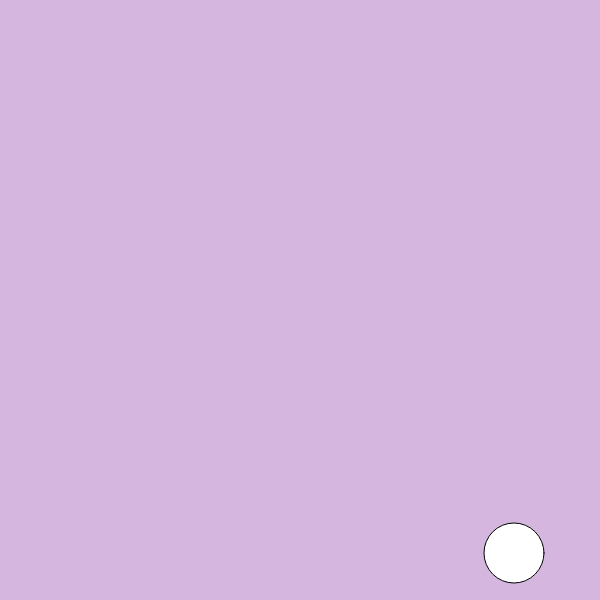
Frame 1 (no input)
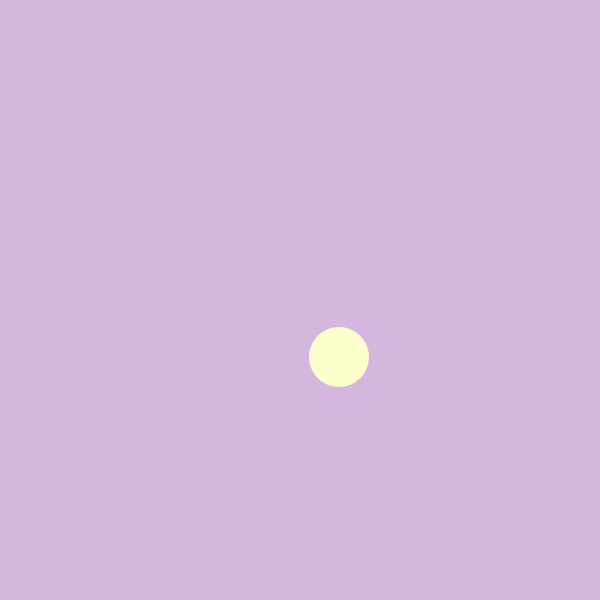
Frame 60 (no input)
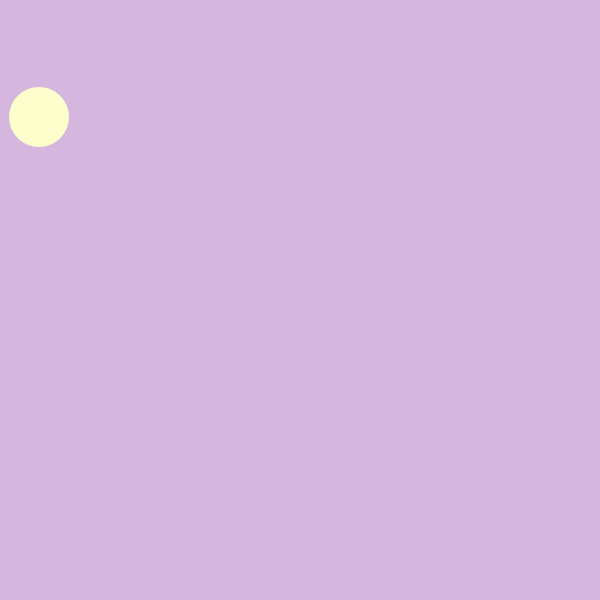
Frame 120 (the mouse pressed at the canvas centre since frame 60)

The p5.js sketch that drew these frames (run headless with seeded random() and noise() and a simulated clock; from frame 60 on, the mouse is pressed at the canvas centre):

// p5.js sketch
// ── sketch.js
function setup() {
  createCanvas(600, 600);
}
let posX = Math.floor(Math.random() * 570);
let posY = Math.floor(Math.random() * 570);
let speedX = 5;
let speedY = 4;
function draw() {
  background(213, 182, 222);
  circle(posX, posY, 60);
  fill(252, 255, 204);
  noStroke();
  posX += speedX;
  posY += speedY;
  if (posX > 570) {
    speedX *= -1;
  } else if (posX < 30) {
    speedX *= -1;
  } else if(posY > 570){
    speedY *= -1;
  } else if (posY < 30){
      speedY *= -1;
  }
}

function mouseClicked(){
  if (dist(posX, posY, mouseX, mouseY) <= 30){
      fill(random(0, 255), random(0, 255), random(0, 255))
  }
}
